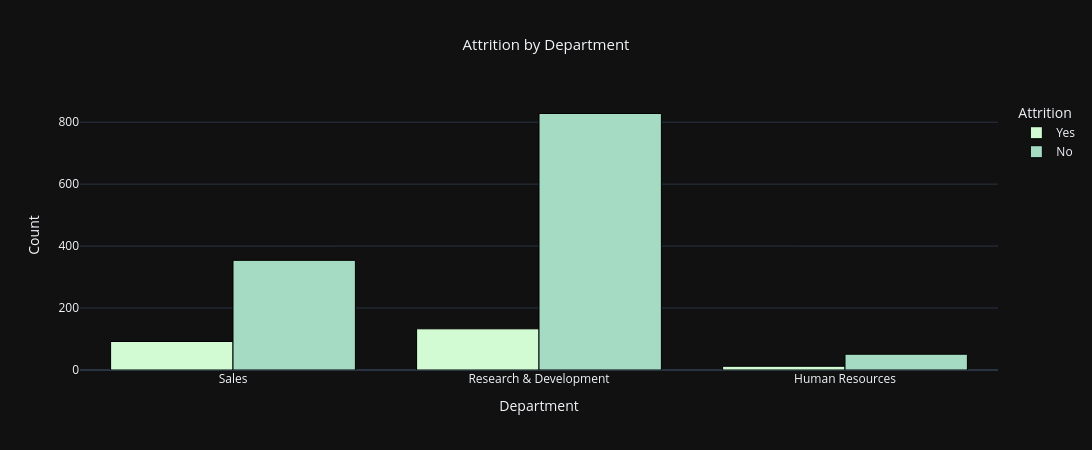

Here is the notebook cell this chart was saved with:
### Markdown cell above
### Attrition by Department

### Code cell
import plotly.express as px

fig = px.histogram(
    df,
    x='Department',
    color='Attrition',
    barmode='group',
    color_discrete_sequence=px.colors.sequential.Darkmint,
    title='Attrition by Department'
)

fig.update_traces(marker_line_width=1, marker_line_color='black')
fig.update_layout(
    width=1100,
    height=450,
    title_x=0.5,
    title_font_size=15,
    yaxis_title='Count',
    xaxis_title='Department',
    template = 'plotly_dark',
    font=dict(size=12)
)

fig.update_xaxes(tickangle=0)
fig.show()

### Figure 1 — Plotly figure (JSON) as saved in the notebook; plotly's stock layout.template omitted (floating-point values rounded to 4 significant figures; data arrays with more than 128 entries replaced by an {"elided": "..."} marker saying what was removed)
{"data": [{"alignmentgroup": "True", "bingroup": "x", "hovertemplate": "Attrition=Yes<br>Department=%{x}<br>count=%{y}<extra></extra>", "legendgroup": "Yes", "marker": {"color": "rgb(210, 251, 212)", "line": {"color": "black", "width": 1}, "pattern": {"shape": ""}}, "name": "Yes", "offsetgroup": "Yes", "orientation": "v", "showlegend": true, "type": "histogram", "x": {"elided": "237 str values"}, "xaxis": "x", "yaxis": "y"}, {"alignmentgroup": "True", "bingroup": "x", "hovertemplate": "Attrition=No<br>Department=%{x}<br>count=%{y}<extra></extra>", "legendgroup": "No", "marker": {"color": "rgb(165, 219, 194)", "line": {"color": "black", "width": 1}, "pattern": {"shape": ""}}, "name": "No", "offsetgroup": "No", "orientation": "v", "showlegend": true, "type": "histogram", "x": {"elided": "1233 str values"}, "xaxis": "x", "yaxis": "y"}], "layout": {"barmode": "group", "font": {"size": 12}, "height": 450, "legend": {"title": {"text": "Attrition"}, "tracegroupgap": 0}, "title": {"font": {"size": 15}, "text": "Attrition by Department", "x": 0.5}, "width": 1100, "xaxis": {"anchor": "y", "autorange": true, "domain": [0, 1], "range": [-0.5, 2.5], "tickangle": 0, "title": {"text": "Department"}, "type": "category"}, "yaxis": {"anchor": "x", "autorange": true, "domain": [0, 1], "range": [0, 871.6], "title": {"text": "Count"}}}}
